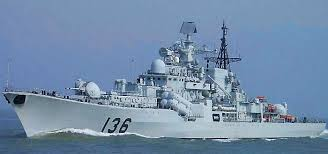
#> input picture txt/newI/jpg/0420001.jpg, 328 x 154 px, found by its file name; its folder holds 4 pictures in this run
$ python showMultipleImages_3.py
#> lines starting #> are read from the running program, lines starting #| are printed output that depends on the picture
#!/usr/bin/env python
'''showMultipleImages_3: show multiple images in one figure'''

from pylab import *
import os
from PIL import Image

def showMultipleImages(imagelist, txtlist = [], nrow = 0, ncol = 0):
    '''show multiple images in one figure, the last three para can be generate automatically'''
    nimg = len(imagelist)
    if not txtlist:
        txtlist = range(1,nimg+1)
    if nrow + ncol < 1:
        nrow = int(floor(sqrt(nimg)))
        ncol = int(ceil(nimg / (nrow + 0.00001)))
    for i in range(nimg):
        subplot(nrow,ncol,i + 1)
        imshow(imagelist[i])
        title(txtlist[i])
        axis('off')
    show()


if __name__ == '__main__':
    filedir = '/home/lili/codes/testPython/images/jpg'
    filelist = [os.path.join(filedir, f) for f in os.listdir(filedir) if f.endswith('.jpg')]
    filelist_temp = filelist[:5]
    imagelist = []
    for each in filelist_temp:
        imagelist.append(array(Image.open(each)))
    txtlist = []
#> txtlist = []
    for each in filelist_temp:
        txtlist.append(os.path.splitext(os.path.basename(each))[0])
#> after the loop, txtlist = ['0420001', '0420002', '0420003', '0420004']
    showMultipleImages(imagelist, txtlist)
#> in showMultipleImages, `show()`:
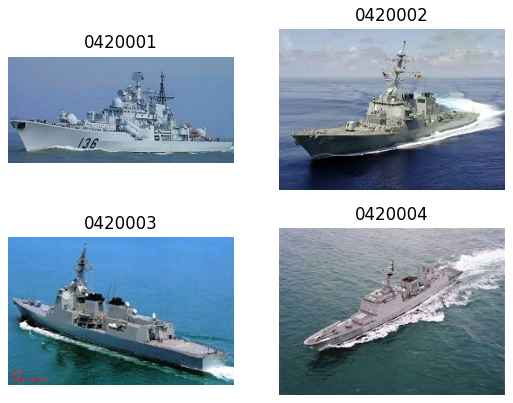
#> figure drawn by matplotlib, 4 panels
    disp('ok')
